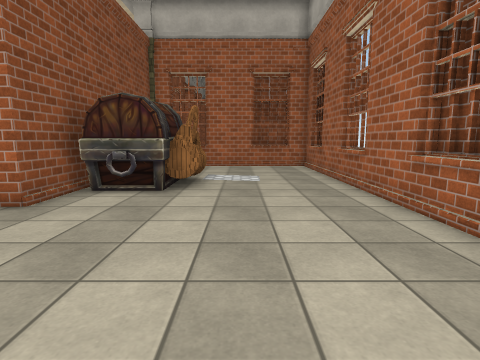
[1] (above)

21 first-person views from a walk through a scene from a Unity 3-D project. The camera is 1.3 m above the floor, tilts 8° down and sees 80° across. The floor is counted in squares, 1 m on a side. Each view is taken from the middle of a square. On the plan, view 1 faces up. The plan holds only what a view shows up to about 13 squares ahead; the rest is blank. The place goes on beyond the plan. Some surface patterns are stand-ins.

[2]
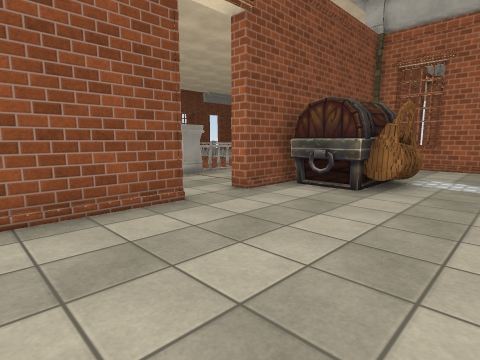

[3]
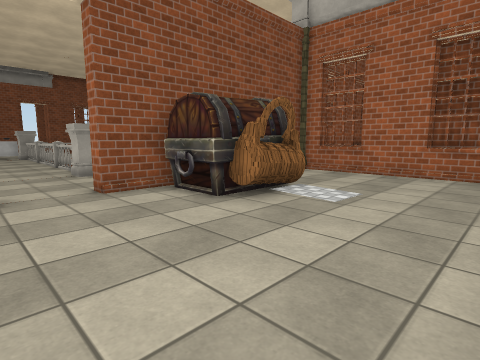

[4]
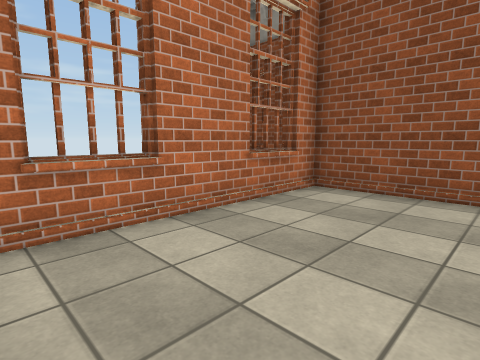

[5]
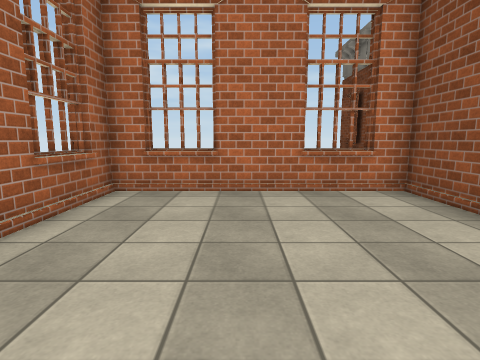

[6]
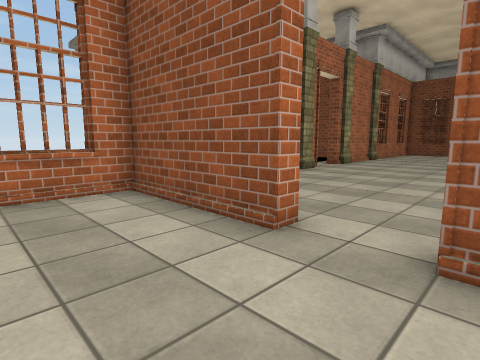

[7]
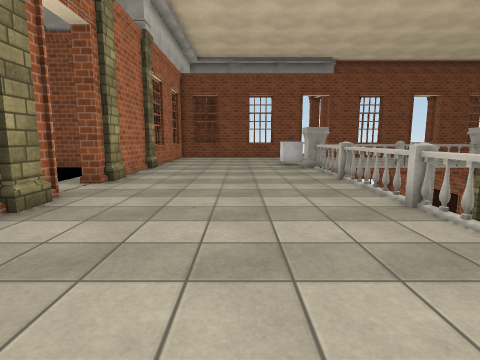

[8]
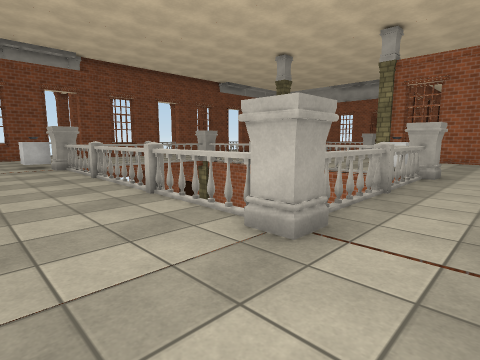

[9]
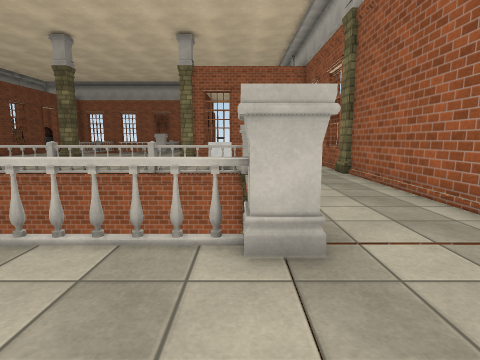

[10]
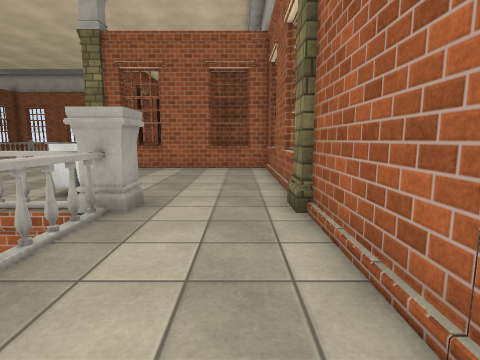

[11]
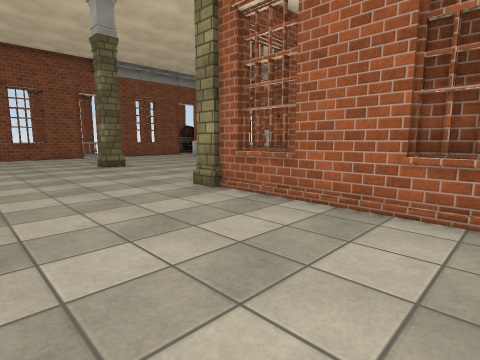

[12]
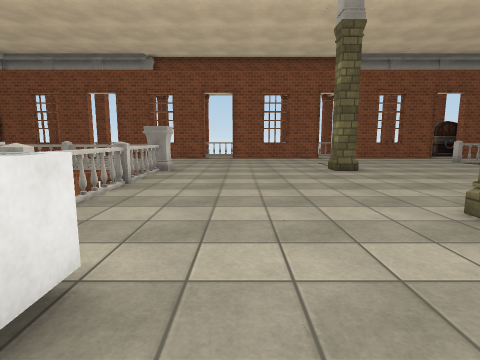

[13]
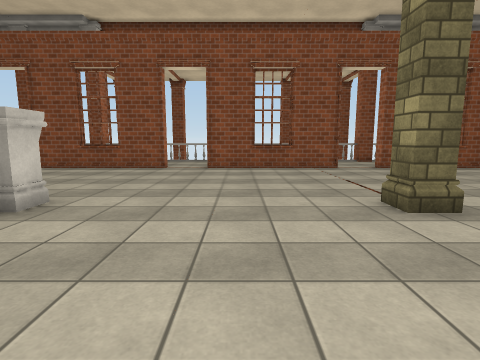

[14]
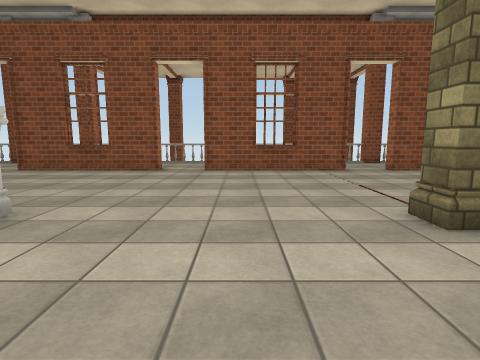

[15]
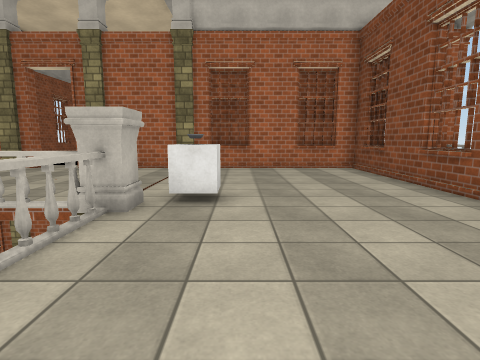

[16]
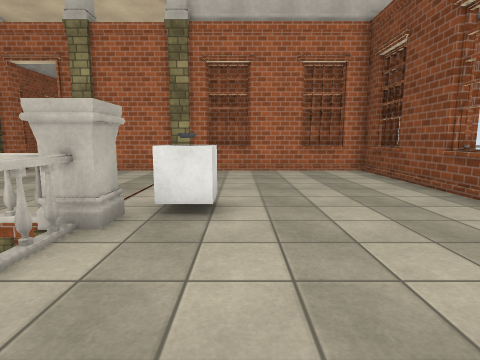

[17]
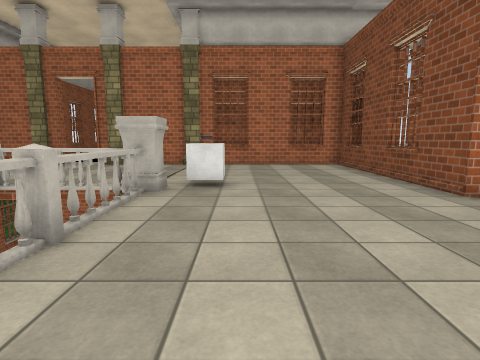

[18]
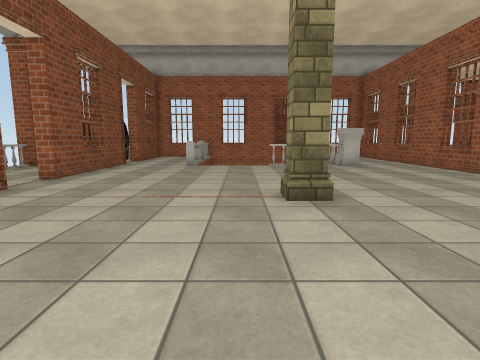

[19]
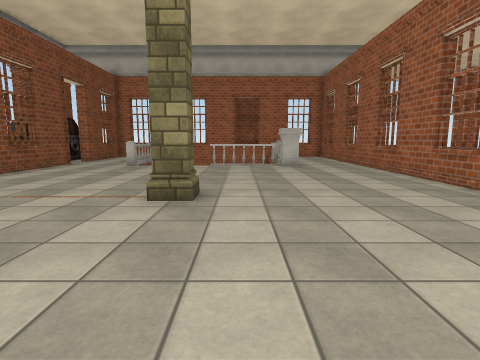

[20]
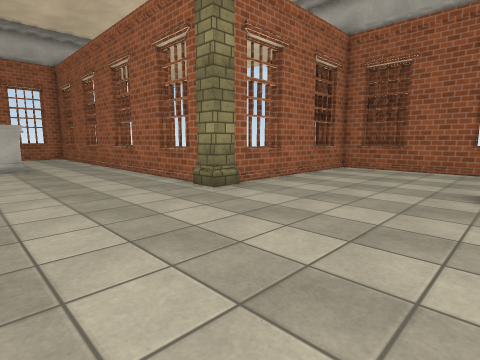

[21]
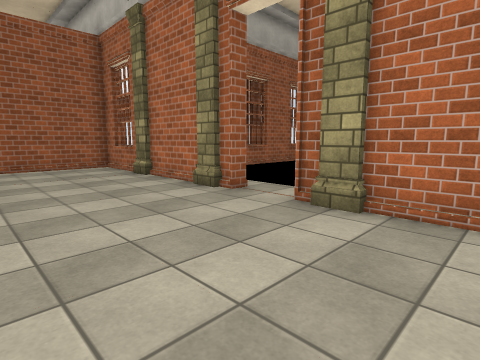

### Floor plan
Key: @ floor where view 1 was taken; # wall or solid block; . floor; / step, stairs or slope; = window, fence, low wall or low ledge; O other object.
Columns run from 33 left of view 1 to 4 right of it. Each row starts with its distance up from view 1.
 29 O.. ==..............=#
 28 O.. ==..............=#
 27   ..#................#
 26    .#................#
 25     ................=#
 24     ................=#
 23      #......OO......O #######
 22     ##......OO......OO==..==##
 21     ==......................=#
 20     ==......................=#
 19     #........................#
 18     #........................#
 17     ........................=#
 16     ...................OO...=#
 15      #......OO..........OO..O#######
 14     ##......OOOOOOOOOOOOOO..O#==..==#
 13     ==.....  O          O.../#......=#
 12     ==.......O          O.../#......=#
 11     #........O          O.../#.......#
 10     #........O          O.../OOO.....#
  9     .........O          O.../OOOO/..=#
  8      ........O          O.../O OO/..=#
  7      #......OOOOOOOOOOOOOO../OOO.....#
  6     ##.....OOO..........OO../#.......#
  5     ==.....O........................=#
  4     ==..............................=#
  3     #........................#.......#
  2     ##.......................#.......#
  1     #=...... ................#......=#
  0     #=...... ................#...@..=#
 -1      #==..==OO..OO..OO..OO== #==..==##
 -2     O#######  ##OO..OO##  ## ########
 -3                 .. ..

Positions as (right, up) in squares from view 1, and headings:
1: (0, 0), facing up
2: (1, 0), facing up-left
3: (3, 3), facing up-left
4: (3, 3), facing down-left
5: (0, 6), facing down
6: (-1, 6), facing down-left
7: (-7, 3), facing left
8: (-6, 3), facing up-left
9: (-9, 3), facing up
10: (-6, 9), facing up
11: (-6, 17), facing up-left
12: (-8, 18), facing left
13: (-15, 19), facing left
14: (-16, 19), facing left
15: (-23, 12), facing down
16: (-23, 11), facing down
17: (-23, 14), facing down
18: (-22, 16), facing up
19: (-19, 16), facing up
20: (-18, 16), facing up-right
21: (-19, 4), facing down-right
